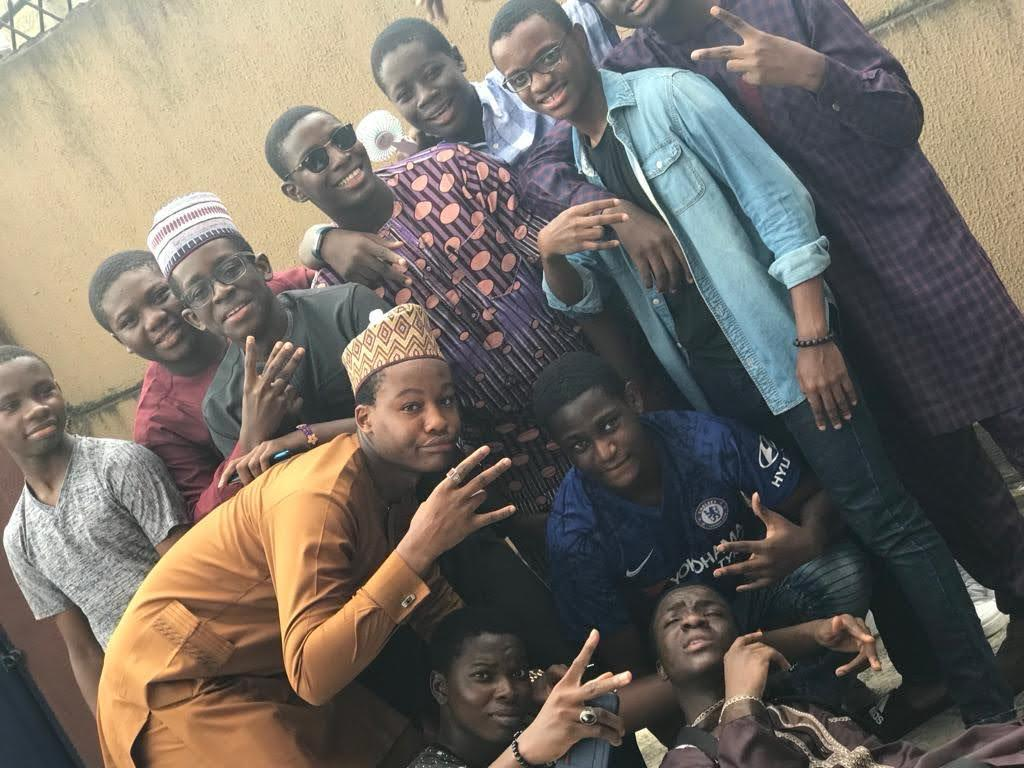
#> input picture Week_5/img/Guys.jpg, 1024 x 768 px
$ jupyter execute practice-2.ipynb
#> lines starting #> are read from the running program, lines starting #| are printed output that depends on the picture
## Haar Cascades | OpenCV (II)

[cell 1]
import cv2
from matplotlib import pyplot as plt

[cell 2]
#Opening image
img = cv2.imread("img/Guys.jpg")
#> img is the input picture: shape (768, 1024, 3); mean B, G, R 100.8, 109.1, 116.1

#OpenCV opens images as BRG
#but we want it as RGB and
#We'll also need a grayscale version
img_gray = cv2.cvtColor(img, cv2.COLOR_BGR2GRAY)
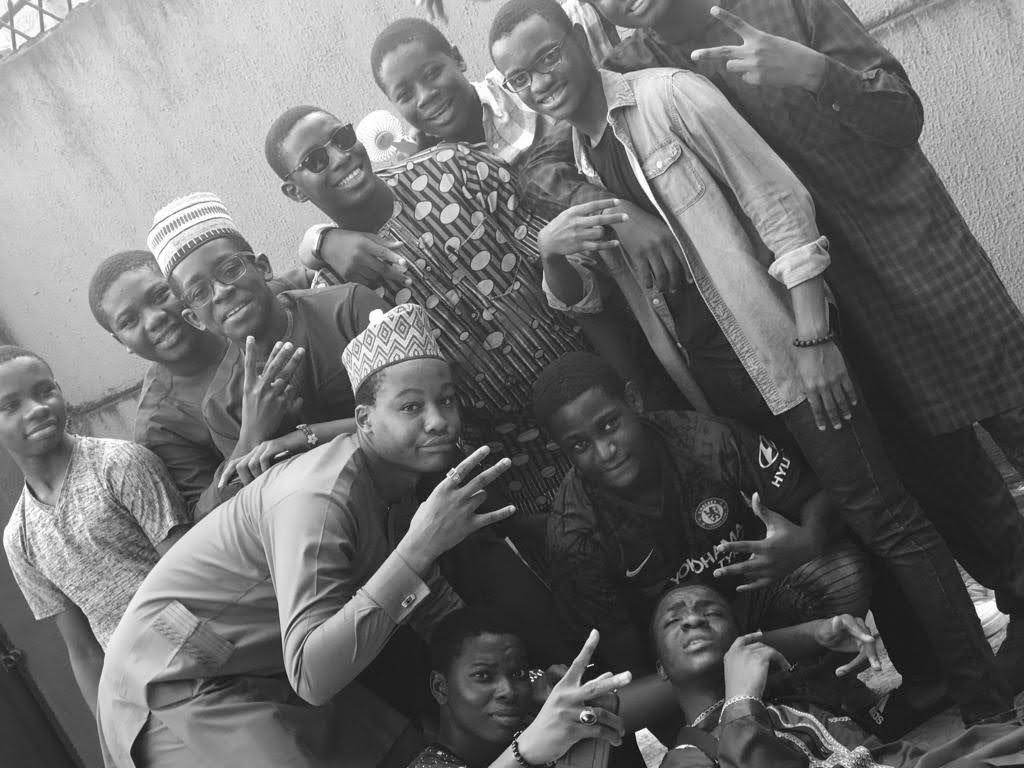
#> img_gray: shape (768, 1024); min 2, max 255, mean 110.2
img_rgb = cv2.cvtColor(img, cv2.COLOR_BGR2RGB)

#Perform face detection
face_data = cv2.CascadeClassifier('haarcascade_frontalface_default.xml')
found = face_data.detectMultiScale(img_gray, minSize = (20, 20))
#> found = [[32, 545, 32, 32], [652, 581, 81, 81], [358, 118, 70, 70], [378, 368, 100, 100], [125, 569, 95, 95], [446, 635, 104, 104], [723, 234, 148, 148]]

#Don't do anything
amount_found = len(found)
#> amount_found = 7

if amount_found != 0:
    #There may be more than one sign in the image
    for (x, y, width, height) in found:
        #Draw a green rectangle around every recognized sign
        cv2.rectangle(img_rgb, (x, y), (x + height, y + width), (0, 255, 0), 5)
#> this loop made 7 passes
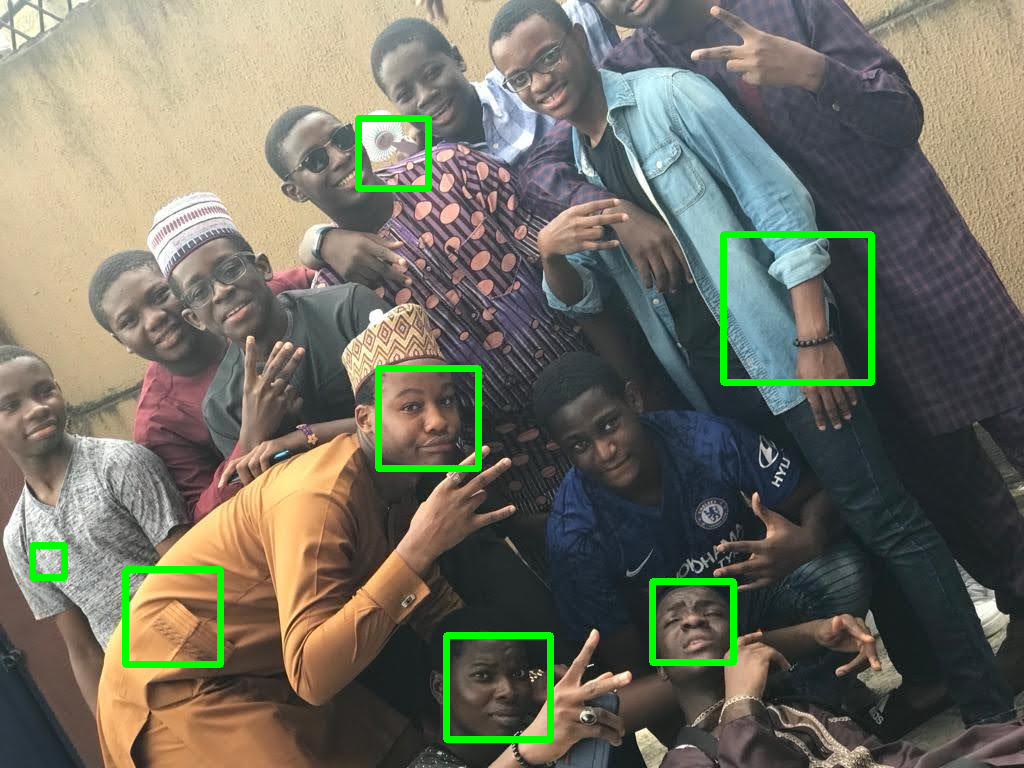
#> img_rgb: shape (768, 1024, 3); mean R, G, B 113.6, 112.4, 98.6

#Create the environment of the picture and shows it
plt.subplot(1, 1, 1)
plt.imshow(img_rgb)
plt.show()

$ run again, with Week_5/img/WhatsApp Image 2025-04-10 at 11.30.49_8408dbca.jpg copied over Week_5/img/Guys.jpg
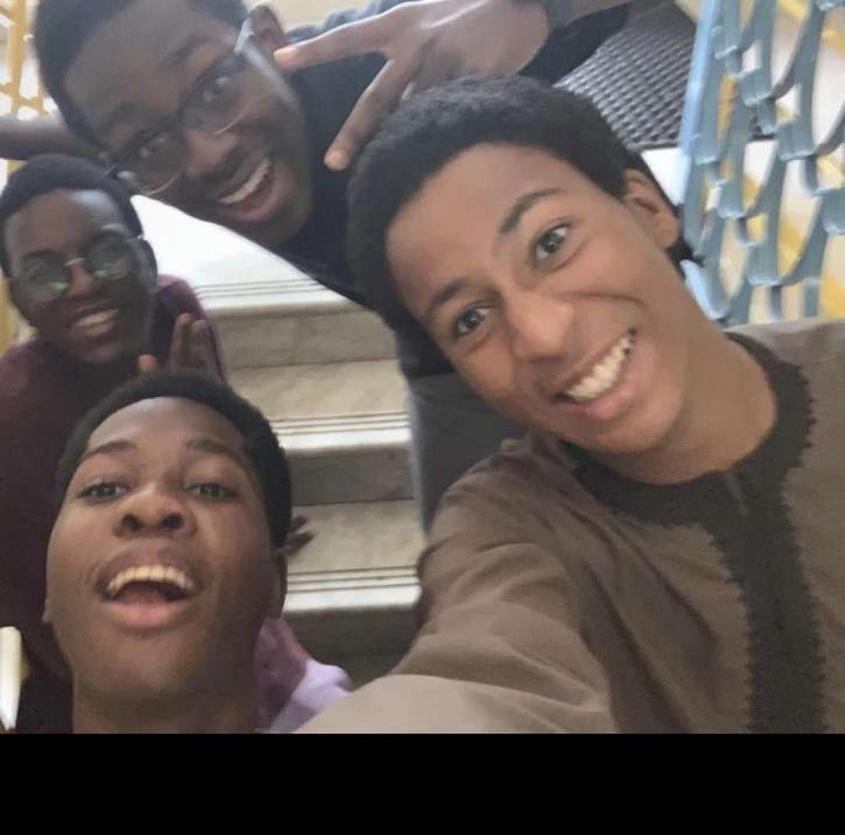
#> input picture Week_5/img/WhatsApp Image 2025-04-10 at 11.30.49_8408dbca.jpg, 845 x 835 px, shrunk from 1080 x 1068 before the run
#> img is the input picture: shape (835, 845, 3); mean B, G, R 86.4, 90.6, 100.7
#> `img_gray = cv2.cvtColor(img, cv2.COLOR_BGR2GRAY)`:
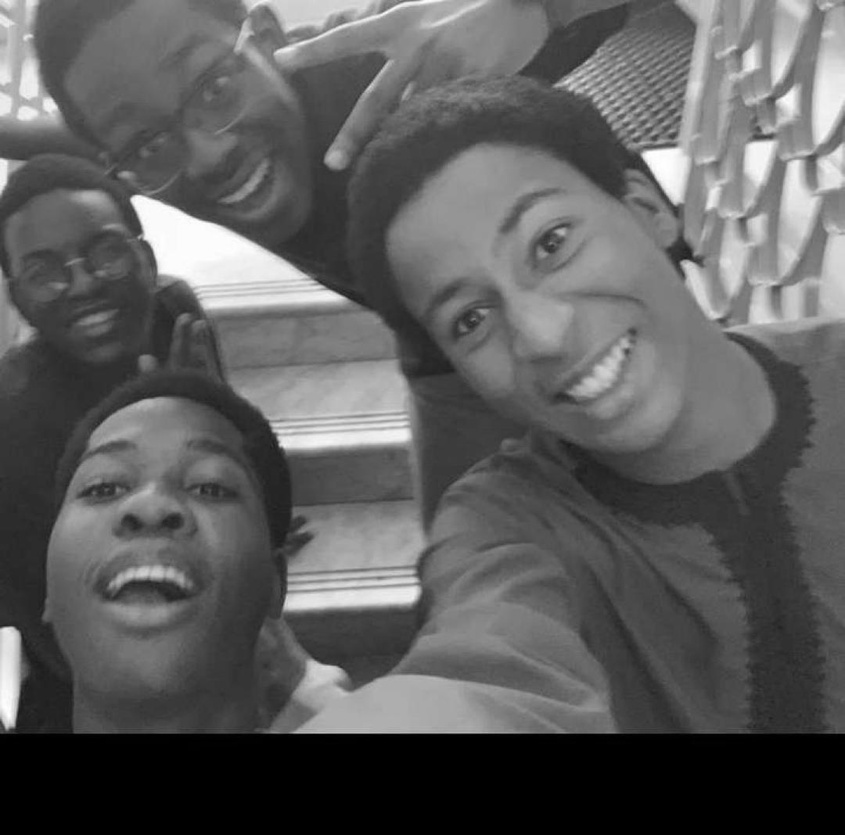
#> img_gray: shape (835, 845); min 0, max 255, mean 93.1
#> found = [[28, 393, 254, 254]]
#> amount_found = 1
#> the loop `for (x, y, width, height) in found:` made 1 pass
#> after the loop `for (x, y, width, height) in found:`:
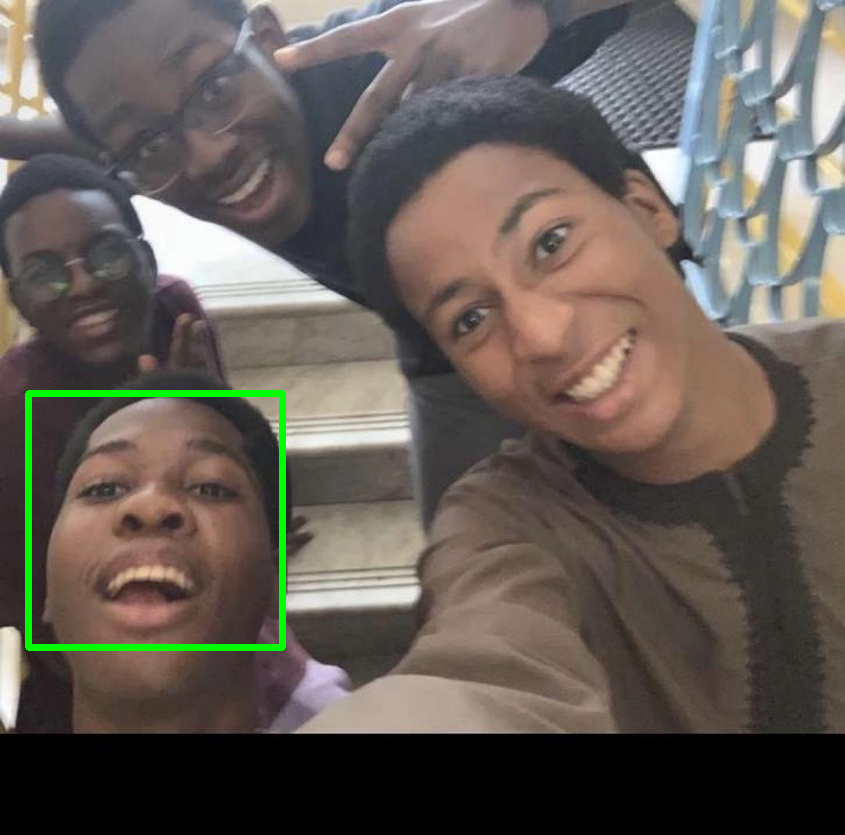
#> img_rgb: shape (835, 845, 3); mean R, G, B 99.9, 92.5, 85.8
